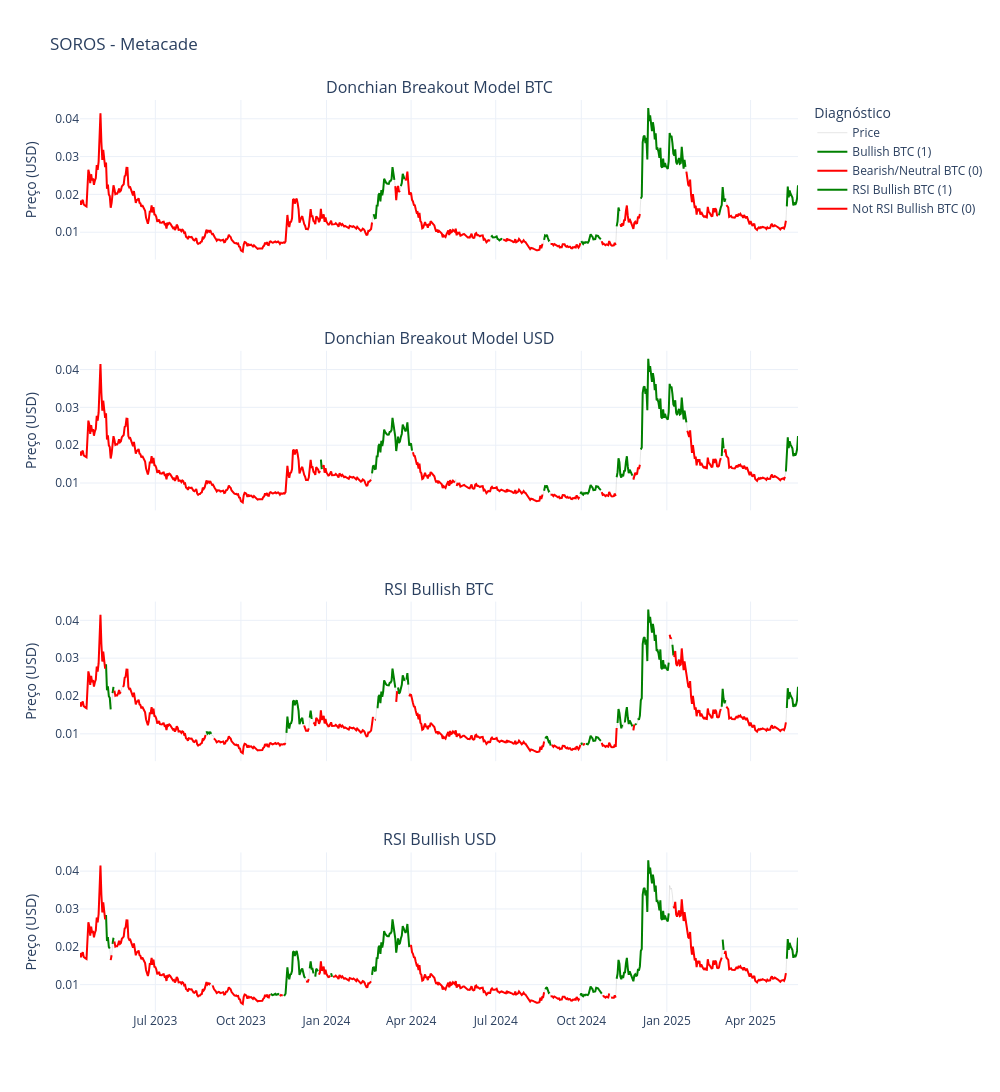

Notebook source saved alongside this figure:
### Code cell
import numpy as np
import pandas as pd
import plotly.graph_objects as go
from plotly.subplots import make_subplots


# Get price data
asset_data = analyzer.get_asset_data(asset_id).price_data
close_prices = asset_data['close']

# Determine if we should show BTC charts based on asset_id
show_btc_charts = asset_id != 'bitcoin'

# Create subplots with appropriate number of rows
if show_btc_charts:
    # Show both USD and BTC charts (4 rows)
    fig = make_subplots(rows=4, cols=1, 
                        subplot_titles=("Donchian Breakout Model BTC", 
                                       "Donchian Breakout Model USD", 
                                       "RSI Bullish BTC",
                                       "RSI Bullish USD"),
                        vertical_spacing=0.1,
                        shared_xaxes=True)
    num_rows = 4
else:
    # Only show USD charts (2 rows)
    fig = make_subplots(rows=2, cols=1, 
                        subplot_titles=("Breakout Model", 
                                        "Momentum Model"),
                        vertical_spacing=0.1,
                        shared_xaxes=True)
    num_rows = 2

# Add background price line with low alpha to all charts
for i in range(1, num_rows + 1):
    fig.add_trace(go.Scatter(
        x=close_prices.index, 
        y=close_prices, 
        mode='lines', 
        name='Price',
        line=dict(color='gray', width=1),
        opacity=0.2,
        showlegend=False if i > 1 else True
    ), row=i, col=1)

# Current row tracker for USD-only mode
current_row = 1

# 1. Donchian Ensemble BTC (only if not bitcoin)
if show_btc_charts:
    values_btc = analyzer.get_asset_data(asset_id).get_signal('DonchianEnsembleBTC').values
    bull_btc = values_btc == 1
    bear_btc = values_btc == 0

    green_column_btc = pd.Series(np.nan, index=close_prices.index)
    red_column_btc = pd.Series(np.nan, index=close_prices.index)

    green_column_btc[bull_btc] = close_prices[bull_btc]
    red_column_btc[bear_btc] = close_prices[bear_btc]

    fig.add_trace(go.Scatter(
        x=green_column_btc.index, 
        y=green_column_btc, 
        mode='lines', 
        name='Bullish BTC (1)',
        line=dict(color='green')
    ), row=1, col=1)

    fig.add_trace(go.Scatter(
        x=red_column_btc.index, 
        y=red_column_btc, 
        mode='lines', 
        name='Bearish/Neutral BTC (0)',
        line=dict(color='red')
    ), row=1, col=1)
    
    current_row += 1

# 2. Donchian Ensemble USD
values_usd = analyzer.get_asset_data(asset_id).get_signal('DonchianEnsembleUSD').values
bull_usd = values_usd == 1
bear_usd = values_usd == 0

green_column_usd = pd.Series(np.nan, index=close_prices.index)
red_column_usd = pd.Series(np.nan, index=close_prices.index)

green_column_usd[bull_usd] = close_prices[bull_usd]
red_column_usd[bear_usd] = close_prices[bear_usd]

fig.add_trace(go.Scatter(
    x=green_column_usd.index, 
    y=green_column_usd, 
    mode='lines', 
    name='Apetite por Risco',
    line=dict(color='green'),
    showlegend=current_row == 1  # Only show in legend if it's the first row
), row=current_row, col=1)

fig.add_trace(go.Scatter(
    x=red_column_usd.index, 
    y=red_column_usd, 
    mode='lines', 
    name='Aversão por Risco',
    line=dict(color='red'),
    showlegend=current_row == 1  # Only show in legend if it's the first row
), row=current_row, col=1)

current_row += 1

# 3. RSI Bullish BTC (only if not bitcoin)
if show_btc_charts:
    rsi_bullish_btc = analyzer.get_asset_data(asset_id).get_signal('RSI_Bullish_BTC').values
    
    bull_rsi_btc = rsi_bullish_btc == 1
    not_bull_rsi_btc = ~bull_rsi_btc

    green_column_rsi_btc = pd.Series(np.nan, index=close_prices.index)
    red_column_rsi_btc = pd.Series(np.nan, index=close_prices.index)

    green_column_rsi_btc[bull_rsi_btc] = close_prices[bull_rsi_btc]
    red_column_rsi_btc[not_bull_rsi_btc] = close_prices[not_bull_rsi_btc]

    fig.add_trace(go.Scatter(
        x=green_column_rsi_btc.index, 
        y=green_column_rsi_btc, 
        mode='lines', 
        name='RSI Bullish BTC (1)',
        line=dict(color='green'),
        showlegend=True
    ), row=current_row, col=1)

    fig.add_trace(go.Scatter(
        x=red_column_rsi_btc.index, 
        y=red_column_rsi_btc, 
        mode='lines', 
        name='Not RSI Bullish BTC (0)',
        line=dict(color='red'),
        showlegend=True
    ), row=current_row, col=1)
    
    current_row += 1

# 4. RSI Bullish USD
rsi_bullish_usd = analyzer.get_asset_data(asset_id).get_signal('RSI_Bullish_USD').values

bull_rsi_usd = rsi_bullish_usd == 1
not_bull_rsi_usd = ~bull_rsi_usd

green_column_rsi_usd = pd.Series(np.nan, index=close_prices.index)
red_column_rsi_usd = pd.Series(np.nan, index=close_prices.index)

green_column_rsi_usd[bull_rsi_usd] = close_prices[bull_rsi_usd]
red_column_rsi_usd[not_bull_rsi_usd] = close_prices[not_bull_rsi_usd]

fig.add_trace(go.Scatter(
    x=green_column_rsi_usd.index, 
    y=green_column_rsi_usd, 
    mode='lines', 
    name='RSI Bullish USD (1)',
    line=dict(color='green'),
    showlegend=current_row == 3  # Only show in legend if it's the first row in USD-only mode
), row=current_row, col=1)

fig.add_trace(go.Scatter(
    x=red_column_rsi_usd.index, 
    y=red_column_rsi_usd, 
    mode='lines', 
    name='Not RSI Bullish USD (0)',
    line=dict(color='red'),
    showlegend=current_row == 3  # Only show in legend if it's the first row in USD-only mode
), row=current_row, col=1)

# Update layout
fig.update_layout(
    title=f'SOROS - {asset_id.capitalize()}',
    xaxis_title='',
    legend_title='Diagnóstico',
    height=800 if asset_id == 'bitcoin' else 1600,  # Adjust height based on number of charts
    width=1000,
    template='plotly_white'
)

# Update y-axis titles for all rows
for i in range(1, num_rows + 1):
    fig.update_yaxes(title_text="Preço (USD)", row=i, col=1)

# Show the plot
fig.show()

### Figure 1 — Plotly figure (JSON) as saved in the notebook; plotly's stock layout.template omitted (floating-point values rounded to 4 significant figures; data arrays with more than 128 entries replaced by an {"elided": "..."} marker saying what was removed)
{"data": [{"line": {"color": "gray", "width": 1}, "mode": "lines", "name": "Price", "opacity": 0.2, "showlegend": true, "type": "scatter", "x": {"elided": "773 str values"}, "xaxis": "x", "y": {"elided": "773 float values"}, "yaxis": "y"}, {"line": {"color": "gray", "width": 1}, "mode": "lines", "name": "Price", "opacity": 0.2, "showlegend": false, "type": "scatter", "x": {"elided": "773 str values"}, "xaxis": "x2", "y": {"elided": "773 float values"}, "yaxis": "y2"}, {"line": {"color": "gray", "width": 1}, "mode": "lines", "name": "Price", "opacity": 0.2, "showlegend": false, "type": "scatter", "x": {"elided": "773 str values"}, "xaxis": "x3", "y": {"elided": "773 float values"}, "yaxis": "y3"}, {"line": {"color": "gray", "width": 1}, "mode": "lines", "name": "Price", "opacity": 0.2, "showlegend": false, "type": "scatter", "x": {"elided": "773 str values"}, "xaxis": "x4", "y": {"elided": "773 float values"}, "yaxis": "y4"}, {"line": {"color": "green"}, "mode": "lines", "name": "Bullish BTC (1)", "type": "scatter", "x": {"elided": "773 str values"}, "xaxis": "x", "y": {"elided": "773 float values"}, "yaxis": "y"}, {"line": {"color": "red"}, "mode": "lines", "name": "Bearish/Neutral BTC (0)", "type": "scatter", "x": {"elided": "773 str values"}, "xaxis": "x", "y": {"elided": "773 float values"}, "yaxis": "y"}, {"line": {"color": "green"}, "mode": "lines", "name": "Apetite por Risco", "showlegend": false, "type": "scatter", "x": {"elided": "773 str values"}, "xaxis": "x2", "y": {"elided": "773 float values"}, "yaxis": "y2"}, {"line": {"color": "red"}, "mode": "lines", "name": "Aversão por Risco", "showlegend": false, "type": "scatter", "x": {"elided": "773 str values"}, "xaxis": "x2", "y": {"elided": "773 float values"}, "yaxis": "y2"}, {"line": {"color": "green"}, "mode": "lines", "name": "RSI Bullish BTC (1)", "showlegend": true, "type": "scatter", "x": {"elided": "773 str values"}, "xaxis": "x3", "y": {"elided": "773 float values"}, "yaxis": "y3"}, {"line": {"color": "red"}, "mode": "lines", "name": "Not RSI Bullish BTC (0)", "showlegend": true, "type": "scatter", "x": {"elided": "773 str values"}, "xaxis": "x3", "y": {"elided": "773 float values"}, "yaxis": "y3"}, {"line": {"color": "green"}, "mode": "lines", "name": "RSI Bullish USD (1)", "showlegend": false, "type": "scatter", "x": {"elided": "773 str values"}, "xaxis": "x4", "y": {"elided": "773 float values"}, "yaxis": "y4"}, {"line": {"color": "red"}, "mode": "lines", "name": "Not RSI Bullish USD (0)", "showlegend": false, "type": "scatter", "x": {"elided": "773 str values"}, "xaxis": "x4", "y": {"elided": "773 float values"}, "yaxis": "y4"}], "layout": {"annotations": [{"font": {"size": 16}, "showarrow": false, "text": "Donchian Breakout Model BTC", "x": 0.5, "xanchor": "center", "xref": "paper", "y": 1, "yanchor": "bottom", "yref": "paper"}, {"font": {"size": 16}, "showarrow": false, "text": "Donchian Breakout Model USD", "x": 0.5, "xanchor": "center", "xref": "paper", "y": 0.725, "yanchor": "bottom", "yref": "paper"}, {"font": {"size": 16}, "showarrow": false, "text": "RSI Bullish BTC", "x": 0.5, "xanchor": "center", "xref": "paper", "y": 0.45, "yanchor": "bottom", "yref": "paper"}, {"font": {"size": 16}, "showarrow": false, "text": "RSI Bullish USD", "x": 0.5, "xanchor": "center", "xref": "paper", "y": 0.175, "yanchor": "bottom", "yref": "paper"}], "height": 1600, "legend": {"title": {"text": "Diagnóstico"}}, "title": {"text": "SOROS - Metacade"}, "width": 1000, "xaxis": {"anchor": "y", "domain": [0, 1], "matches": "x4", "showticklabels": false, "title": {"text": ""}}, "xaxis2": {"anchor": "y2", "domain": [0, 1], "matches": "x4", "showticklabels": false}, "xaxis3": {"anchor": "y3", "domain": [0, 1], "matches": "x4", "showticklabels": false}, "xaxis4": {"anchor": "y4", "domain": [0, 1]}, "yaxis": {"anchor": "x", "domain": [0.825, 1], "title": {"text": "Preço (USD)"}}, "yaxis2": {"anchor": "x2", "domain": [0.55, 0.725], "title": {"text": "Preço (USD)"}}, "yaxis3": {"anchor": "x3", "domain": [0.275, 0.45], "title": {"text": "Preço (USD)"}}, "yaxis4": {"anchor": "x4", "domain": [0, 0.175], "title": {"text": "Preço (USD)"}}}}
